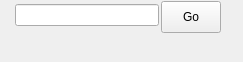
<?xml version="1.0" encoding="UTF-8"?>
<ui version="4.0">
 <class>FilterDockWidget</class>
 <widget class="QDockWidget" name="FilterDockWidget">
  <property name="geometry">
   <rect>
    <x>0</x>
    <y>0</y>
    <width>243</width>
    <height>62</height>
   </rect>
  </property>
  <property name="windowTitle">
   <string>Filter nodes by name</string>
  </property>
  <widget class="QWidget" name="dockWidgetContents">
   <widget class="QLineEdit" name="lineEdit">
    <property name="geometry">
     <rect>
      <x>15</x>
      <y>4</y>
      <width>144</width>
      <height>22</height>
     </rect>
    </property>
   </widget>
   <widget class="QPushButton" name="pushButton">
    <property name="geometry">
     <rect>
      <x>161</x>
      <y>1</y>
      <width>60</width>
      <height>32</height>
     </rect>
    </property>
    <property name="text">
     <string>Go</string>
    </property>
   </widget>
  </widget>
 </widget>
 <resources/>
 <connections/>
</ui>
